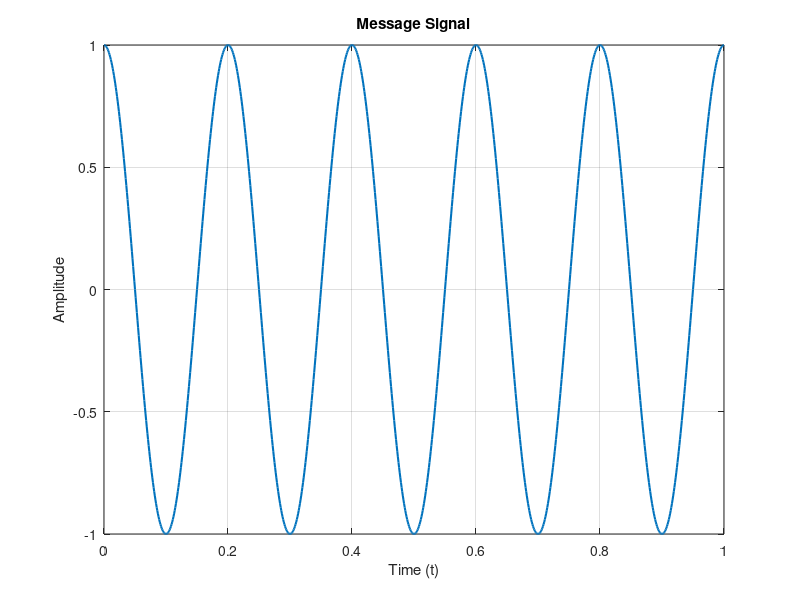

Source code (MATLAB):
clc; 
clear all; 
close all;
t = 0:0.001:1;          % Time vector
Am = 1;                 % Amplitude of message signal
fm = 5;                 % Frequency of message signal

m = Am * cos(2*pi*fm*t);
plot(t, m, 'LineWidth', 1.5);
xlabel('Time (t)'); 
ylabel('Amplitude');
title('Message Signal');
grid on;
